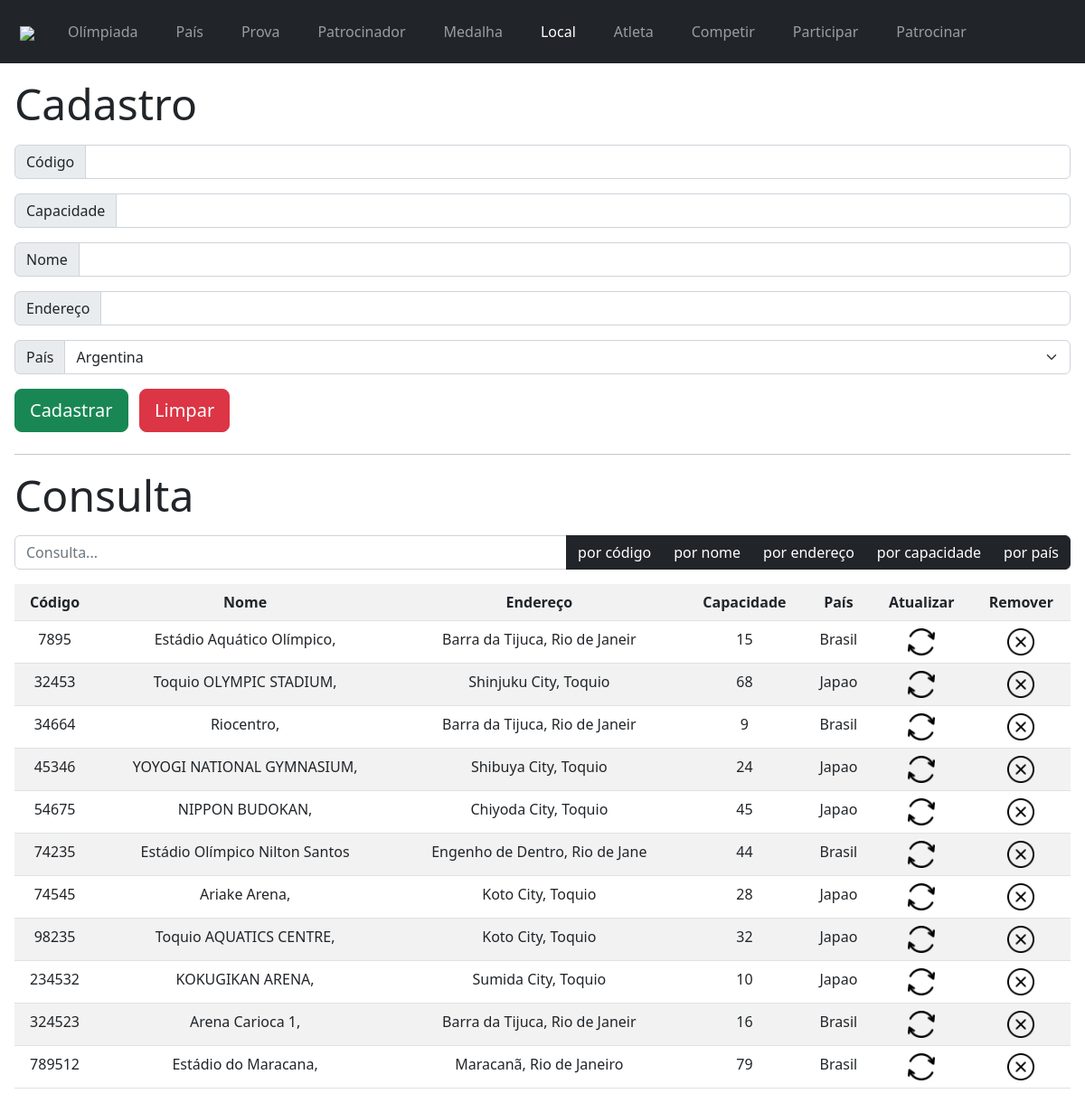
Screenshot of /local/local.php with the database file from the repository.
### tables this page shows
CREATE TABLE `local` (
  `capacidade` int(11) NOT NULL,
  `endereco` varchar(30) NOT NULL,
  `nome` varchar(30) NOT NULL,
  `pais_codigo` varchar(3) NOT NULL,
  `codigo` int(11) NOT NULL
);

CREATE TABLE `pais` (
  `nome` varchar(30) NOT NULL,
  `numeroAtletas` int(11) NOT NULL DEFAULT 0,
  `codigo` varchar(3) NOT NULL
);

### local/local.php (the view, shortened to what this page needs)
<?php
$conexao = mysqli_connect("localhost", "root", "", "olimpiada");
$comando = "SELECT * FROM pais";
$resultado = mysqli_query($conexao, $comando);
?>
<!DOCTYPE html>
<head>
    <link href="https://cdn.jsdelivr.net/npm/bootstrap@5.2.0/dist/css/bootstrap.min.css" rel="stylesheet">
</head>
<body style="width: 100%">
    <nav class="navbar navbar-expand-lg navbar-dark bg-dark">
        <div class="container-fluid">
            <a class="navbar-brand" style="margin-left: 10px" href="../index.php"><img src="../img/olympic.png" width="50px"></a>
            <div class="collapse navbar-collapse" id="navbarSupportedContent">
                <ul class="navbar-nav me-auto mb-2 mb-lg-0">
                    <li class="nav-item btn">
                        <a class="nav-link" href="../olimpiada/olimpiada.php">Olímpiada</a>
                    </li>
                    <li class="nav-item btn">
                        <a class="nav-link" href="../pais/pais.php">País</a>
                    </li>
                    <li class="nav-item btn">
                        <a class="nav-link" href="../prova/prova.php">Prova</a>
                    </li>
                    <li class="nav-item btn">
                        <a class="nav-link" href="../patrocinador/patrocinador.php">Patrocinador</a>
                    </li>
                    <li class="nav-item btn">
                        <a class="nav-link" href="../medalha/medalha.php">Medalha</a>
                    </li>
                    <li class="nav-item btn">
                        <a class="nav-link active" href="../local/local.php">Local</a>
                    </li>
                    <li class="nav-item btn">
                        <a class="nav-link" href="../atleta/atleta.php">Atleta</a>
                    </li>
                    <li class="nav-item btn">
                        <a class="nav-link" href="../competir/competir.php">Competir</a>
                    </li>
                    <li class="nav-item btn">
                        <a class="nav-link" href="../participar/participar.php">Participar</a>
                    </li>
                    <li class="nav-item btn">
                        <a class="nav-link" href="../patrocinar/patrocinar.php">Patrocinar</a>
                    </li>
                </ul>
            </div>
        </div>
    </nav>
    <div class="m-3">
        <h3 class="display-5 mb-3 mt-2"> Cadastro </h3>
        <form action="bd/cadastro.php" method="POST">
            <div class="input-group mb-3">
                <span class="input-group-text">Código</span>
                <input type="number" class="form-control" name="codigo" required>
            </div>
            <div class="input-group mb-3">
                <span class="input-group-text">Capacidade</span>
                <input type="number" class="form-control" name="capacidade" required>
            </div>
            <div class="input-group mb-3">
                <span class="input-group-text">Nome</span>
                <input type="text" class="form-control" name="nome" required>
            </div>
            <div class="input-group mb-3">
                <span class="input-group-text">Endereço</span>
                <input type="text" class="form-control" name="endereco" required>
            </div>
            <div class="input-group mb-3">
                <label class="input-group-text">País</label>
                <select class="form-select" name="pais">
                    <?php
                    while ($tupla = mysqli_fetch_assoc($resultado)) {
                        echo "<option value='" . $tupla['codigo'] . "'> " . $tupla['nome'] . "</option>";
                    }
                    ?>
                </select>
            </div>
            <input type="submit" value="Cadastrar" class="btn btn-success btn-lg btn-block"> &nbsp;
            <input type="reset" value="Limpar" class="btn btn-danger btn-lg btn-block">
        </form>
        <hr class="mt-4">
        <h3 class="display-5 mb-3"> Consulta </h3>
        <div class="input-group mb-3">
            <input type="text" class="form-control" id="textoConsulta" placeholder="Consulta...">
            <button class="btn btn-dark" type="button" id="botaoCodigo">por código</button>
            <button class="btn btn-dark" type="button" id="botaoNome">por nome</button>
            <button class="btn btn-dark" type="button" id="botaoEndereco">por endereço</button>
            <button class="btn btn-dark" type="button" id="botaoCapacidade">por capacidade</button>
            <button class="btn btn-dark" type="button" id="botaoPais">por país</button>
        </div>
        <table class="table table-striped" id="tabelaConteudo">
            <?php include 'bd/consulta.php' ?>
        </table>
    </div>
</body>
</html>

### local/bd/consulta.php (shortened to what this page needs)
<?php
$conexao = mysqli_connect("localhost", "root", "", "olimpiada");
$comando = "SELECT local.codigo, local.nome, local.capacidade, local.endereco, pais.nome AS nomePais FROM local INNER JOIN pais ON local.pais_codigo = pais.codigo";
$resultado = mysqli_query($conexao, $comando);
echo "<tr>
        <th> Código </th>
        <th> Nome </th>
        <th> Endereço </th>
        <th> Capacidade </th>
        <th> País </th>
        <th> Atualizar </th>
        <th> Remover </th>
      </tr>";
while ($tupla = mysqli_fetch_assoc($resultado)) {
    echo "<tr>
            <td class='alinhar'> " . $tupla['codigo'] . " </td>
            <td class='alinhar'> " . $tupla['nome'] . " </td>
            <td class='alinhar'> " . $tupla['endereco'] . " </td>
            <td class='alinhar'> " . $tupla['capacidade'] . " </td>
            <td class='alinhar'> " . $tupla['nomePais'] . " </td>
            <td> <a href='bd/atualizacao.php?idAt=" . $tupla['codigo'] . "'><img src='../img/refresh.png' width='30px' style='display: block; margin: auto;'></a>
            </td> <td> <a href='bd/remocao.php?idRe=" . $tupla['codigo'] . "'><img src='../img/remove.png' width='30px' style='display: block; margin: auto;'></a> </td>
         </tr>";
}

### local/local.php (style rules this page uses)
th { text-align: center; vertical-align: middle, }
td.alinhar { text-align: center; vertical-align: middle, }

### rows the page displays
local: codigo "7895", nome "Estádio Aquático Olímpico,", endereco "Barra da Tijuca, Rio de Janeir", capacidade "15", pais_codigo.nome "Brasil"
local: codigo "32453", nome "Toquio OLYMPIC STADIUM,", endereco "Shinjuku City, Toquio", capacidade "68", pais_codigo.nome "Japao"
local: codigo "34664", nome "Riocentro,", endereco "Barra da Tijuca, Rio de Janeir", capacidade "9", pais_codigo.nome "Brasil"
local: codigo "45346", nome "YOYOGI NATIONAL GYMNASIUM,", endereco "Shibuya City, Toquio", capacidade "24", pais_codigo.nome "Japao"
local: codigo "54675", nome "NIPPON BUDOKAN,", endereco "Chiyoda City, Toquio", capacidade "45", pais_codigo.nome "Japao"
local: codigo "74235", nome "Estádio Olímpico Nilton Santos", endereco "Engenho de Dentro, Rio de Jane", capacidade "44", pais_codigo.nome "Brasil"
local: codigo "74545", nome "Ariake Arena,", endereco "Koto City, Toquio", capacidade "28", pais_codigo.nome "Japao"
local: codigo "98235", nome "Toquio AQUATICS CENTRE,", endereco "Koto City, Toquio", capacidade "32", pais_codigo.nome "Japao"
local: codigo "234532", nome "KOKUGIKAN ARENA,", endereco "Sumida City, Toquio", capacidade "10", pais_codigo.nome "Japao"
local: codigo "324523", nome "Arena Carioca 1,", endereco "Barra da Tijuca, Rio de Janeir", capacidade "16", pais_codigo.nome "Brasil"
local: codigo "789512", nome "Estádio do Maracana,", endereco "Maracanã, Rio de Janeiro", capacidade "79", pais_codigo.nome "Brasil"

### other values shown
form field pais "Argentina"
